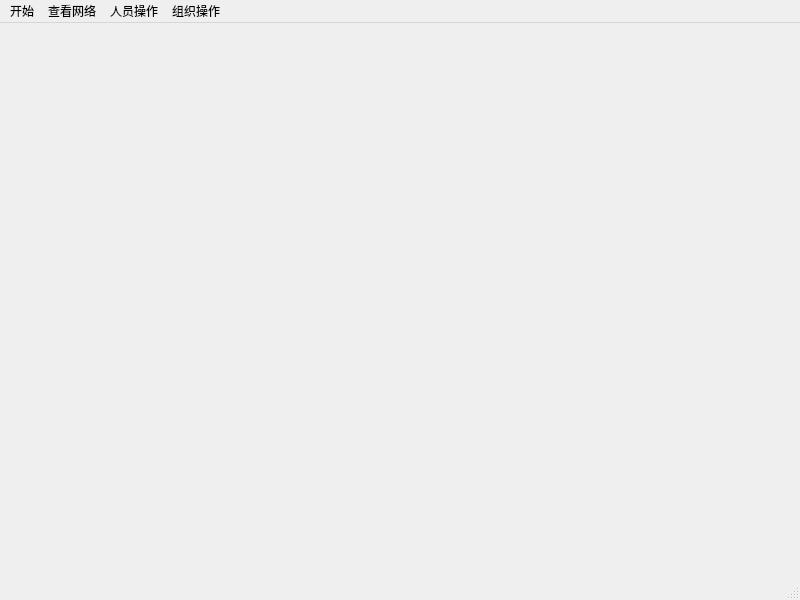
<?xml version="1.0" encoding="UTF-8"?>
<ui version="4.0">
 <class>SocialNetworkMainWindow</class>
 <widget class="QMainWindow" name="SocialNetworkMainWindow">
  <property name="geometry">
   <rect>
    <x>0</x>
    <y>0</y>
    <width>800</width>
    <height>600</height>
   </rect>
  </property>
  <property name="windowTitle">
   <string>MainWindow</string>
  </property>
  <widget class="QWidget" name="centralwidget"/>
  <widget class="QMenuBar" name="menubar">
   <property name="geometry">
    <rect>
     <x>0</x>
     <y>0</y>
     <width>800</width>
     <height>21</height>
    </rect>
   </property>
   <widget class="QMenu" name="menu">
    <property name="title">
     <string>开始</string>
    </property>
    <addaction name="actionquit"/>
   </widget>
   <widget class="QMenu" name="menu_2">
    <property name="title">
     <string>查看网络</string>
    </property>
    <addaction name="actionselectPerson"/>
   </widget>
   <widget class="QMenu" name="menu_3">
    <property name="title">
     <string>人员操作</string>
    </property>
    <addaction name="actionaddPerson"/>
    <addaction name="actionaddFriend"/>
   </widget>
   <widget class="QMenu" name="menu_4">
    <property name="title">
     <string>组织操作</string>
    </property>
    <addaction name="actionaddGroup"/>
    <addaction name="actionaddGroupMember"/>
   </widget>
   <addaction name="menu"/>
   <addaction name="menu_2"/>
   <addaction name="menu_3"/>
   <addaction name="menu_4"/>
  </widget>
  <widget class="QStatusBar" name="statusbar"/>
  <action name="actionback">
   <property name="text">
    <string>返回开始界面</string>
   </property>
  </action>
  <action name="actionquit">
   <property name="text">
    <string>退出</string>
   </property>
  </action>
  <action name="actionselectPerson">
   <property name="text">
    <string>切换用户</string>
   </property>
  </action>
  <action name="actionaddPerson">
   <property name="text">
    <string>添加人员</string>
   </property>
  </action>
  <action name="actionaddFriend">
   <property name="text">
    <string>添加好友</string>
   </property>
  </action>
  <action name="actionaddGroup">
   <property name="text">
    <string>添加组织</string>
   </property>
  </action>
  <action name="actionaddGroupMember">
   <property name="text">
    <string>添加组织成员</string>
   </property>
  </action>
 </widget>
 <resources/>
 <connections/>
</ui>
